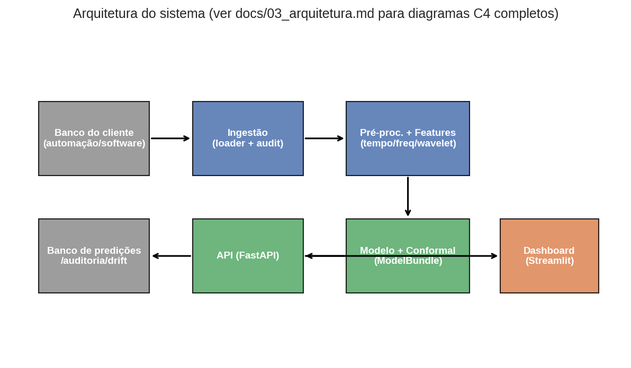
#> input picture docs/figures/architecture_overview.png, 631 x 368 px, shrunk from 1192 x 696 before the run
$ python build_architecture_pdf.py
#> lines starting #> are read from the running program, lines starting #| are printed output that depends on the picture
#!/usr/bin/env python3
"""Assembles Arquitetura_e_Cronograma.pdf: architecture diagram, Gantt
chart, WBS table and risk matrix, reusing the same figures generated by
generate_deliverable_assets.py and the same content as docs/03-05.

Usage: python scripts/build_architecture_pdf.py
"""

from __future__ import annotations

import matplotlib

matplotlib.use("Agg")
import matplotlib.pyplot as plt
from matplotlib.backends.backend_pdf import PdfPages
from matplotlib.image import imread

from pdm.config import REPO_ROOT

FIGURES = REPO_ROOT / "docs" / "figures"
OUT_DIR = REPO_ROOT.parent / "deliverables"
OUT_DIR.mkdir(parents=True, exist_ok=True)
OUT_PATH = OUT_DIR / "Arquitetura_e_Cronograma.pdf"

WBS = [
    ("Fase 0 (mês 1)", "Kick-off e requisitos", "Requisitos de dados assinados; acesso ao banco liberado"),
    ("Fase 1 (mês 2)", "Entendimento do domínio", "Relatório de auditoria + sensores validados"),
    ("Fase 2 (meses 3-4)", "Baseline interpretável", "Baseline aprovado pelo cliente para modo sombra"),
    ("Fase 3 (meses 5-6)", "Integração e piloto", "Piloto em produção-sombra por >= 30 dias sem incidentes"),
    ("Fase 4 (mês 7)", "Validação de campo", "Aceite formal do cliente para operação assistida"),
    ("Fase 5 (meses 8-9+)", "Acompanhamento", "Monitoramento de drift e ciclo de retrain contínuo"),
    ("Trilha interna (meses 3-6, paralela)", "Pesquisa (equipe de IA do SENAI)", "Não bloqueia nenhuma fase acima; ver docs/06_track_pesquisa.md"),
]

RISKS = [
    ("Requisitos de dados não atendidos a tempo", "Alto", "Média", "Trilha de pesquisa interna com datasets públicos em paralelo"),
    ("Sensores em campo falham/saturam/geram ruído", "Alto", "Alta", "Auditoria automática a cada novo lote (já prototipada)"),
    ("Prior de classes real difere do case (balanceado)", "Médio-Alto", "Alta", "Reavaliação sob prior configurável (já prototipada)"),
    ("Classes nunca vistas aparecem em produção", "Alto", "Média", "Trilha de pesquisa interna: open-set + conjunto conformal já sinaliza baixa confiança"),
    ("Modelo degrada com desgaste/manutenção (drift)", "Alto", "Alta", "Monitor de drift PSI+KS já prototipado"),
    ("Resistência de adoção (\"caixa preta\")", "Médio", "Média", "Árvore explicável + SHAP/LIME por predição"),
    ("Overfitting ao conjunto curado do case", "Médio", "Média", "Split com limpeza treino-only; controles de sanidade"),
    ("Latência/carga em escala de planta", "Médio", "Baixa", "Modelo raso; API stateless horizontalmente escalável"),
    ("Dependências com requisitos de compilação nem sempre atendidos", "Baixo-Médio", "Confirmada", "Fallback documentado e testado em cada módulo afetado"),
    ("Disponibilidade da equipe do cliente", "Médio", "Média", "Marcos formais de validação conjunta (M1, M2, M5)"),
]


def image_page(pdf: PdfPages, image_path, title: str) -> None:
#> called with title = 'Arquitetura do sistema (visão geral)'
    img = imread(image_path)
#> img is the input picture: shape (368, 631, 4) float32; mean R, G, B, A 0.872, 0.891, 0.885, 1
#> call 2 of image_page, with title = 'Pipeline de treino em detalhe'
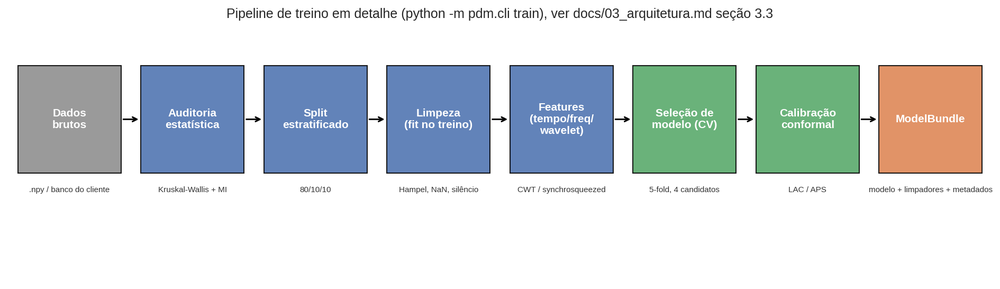
#> input picture docs/figures/pipeline_detail.png, 1000 x 289 px, shrunk from 1890 x 546 before the run
#> in image_page, img is the input picture: shape (289, 1000, 4) float32; mean R, G, B, A 0.828, 0.857, 0.865, 1
#> call 3 of image_page, with title = 'Cronograma de execução: 9 meses'
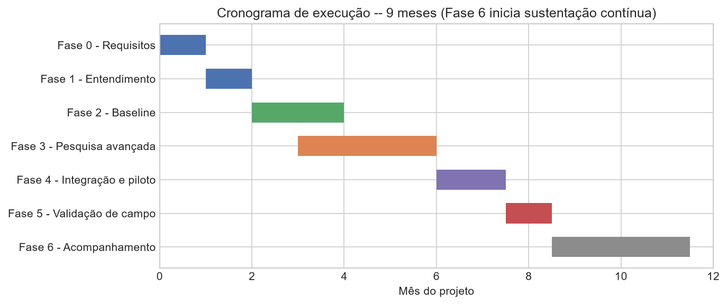
#> input picture docs/figures/gantt_chart.png, 727 x 305 px, shrunk from 1374 x 577 before the run
#> in image_page, img is the input picture: shape (305, 727, 4) float32; mean R, G, B, A 0.958, 0.955, 0.954, 1
    fig, ax = plt.subplots(figsize=(11.69, 8.27))  # A4 landscape
    ax.imshow(img)
    ax.axis("off")
    ax.set_title(title, fontsize=16, weight="bold", pad=15)
    pdf.savefig(fig, bbox_inches="tight")
    plt.close(fig)


def table_page(pdf: PdfPages, title: str, col_labels: list[str], rows: list[tuple], col_widths=None) -> None:
#> called with title = 'Estrutura Analítica do Projeto (WBS)'
    fig, ax = plt.subplots(figsize=(11.69, 8.27))
    ax.axis("off")
    ax.set_title(title, fontsize=16, weight="bold", pad=20)
    table = ax.table(cellText=rows, colLabels=col_labels, cellLoc="left", loc="center",
                      colWidths=col_widths)
    table.auto_set_font_size(False)
    table.set_fontsize(9)
    table.scale(1, 2.2)
    for (row, _col), cell in table.get_celld().items():
        cell.set_edgecolor("#CCCCCC")
        if row == 0:
            cell.set_facecolor("#1F3A5F")
            cell.get_text().set_color("white")
            cell.get_text().set_weight("bold")
        else:
            cell.set_facecolor("#F7F9FB" if row % 2 == 0 else "white")
    pdf.savefig(fig, bbox_inches="tight")
    plt.close(fig)


def title_page(pdf: PdfPages) -> None:
    fig, ax = plt.subplots(figsize=(11.69, 8.27))
    ax.axis("off")
    fig.patch.set_facecolor("#1F3A5F")
    ax.text(0.5, 0.62, "Arquitetura e Cronograma de Execução", ha="center", va="center",
            fontsize=28, weight="bold", color="white", transform=ax.transAxes)
    ax.text(0.5, 0.50, "Manutenção Preditiva: Motor Elétrico", ha="center", va="center",
            fontsize=18, color="#CCD6E0", transform=ax.transAxes)
    ax.text(0.5, 0.40, "SENAI SC, Processo Seletivo 02485/2026", ha="center", va="center",
            fontsize=14, color="#CCD6E0", transform=ax.transAxes)
    pdf.savefig(fig)
    plt.close(fig)


def main() -> None:
    with PdfPages(OUT_PATH) as pdf:
        title_page(pdf)
        image_page(pdf, FIGURES / "architecture_overview.png", "Arquitetura do sistema (visão geral)")
        image_page(pdf, FIGURES / "pipeline_detail.png", "Pipeline de treino em detalhe")
        image_page(pdf, FIGURES / "gantt_chart.png", "Cronograma de execução: 9 meses")
        table_page(
            pdf, "Estrutura Analítica do Projeto (WBS)",
            ["Fase", "Entrega principal", "Marco de conclusão"],
            WBS, col_widths=[0.22, 0.32, 0.46],
        )
        table_page(
            pdf, "Matriz de Riscos e Mitigações",
            ["Risco", "Impacto", "Probabilidade", "Mitigação"],
            RISKS, col_widths=[0.33, 0.13, 0.14, 0.40],
        )
    print(f"wrote {OUT_PATH}")


if __name__ == "__main__":
    main()
